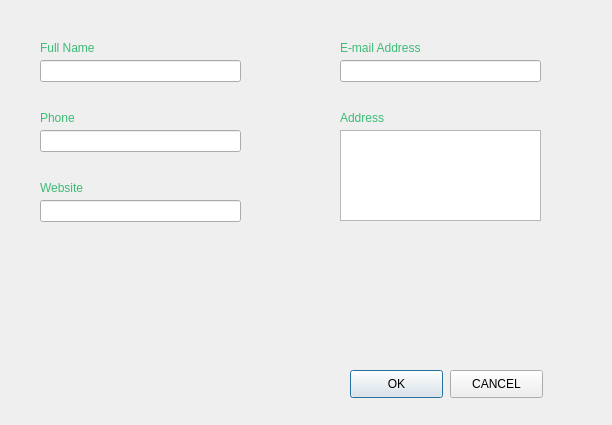
<?xml version="1.0" encoding="UTF-8"?>
<ui version="4.0">
 <class>basicinfo</class>
 <widget class="QDialog" name="basicinfo">
  <property name="geometry">
   <rect>
    <x>0</x>
    <y>0</y>
    <width>612</width>
    <height>425</height>
   </rect>
  </property>
  <property name="windowTitle">
   <string>Dialog</string>
  </property>
  <widget class="QLineEdit" name="name">
   <property name="geometry">
    <rect>
     <x>40</x>
     <y>60</y>
     <width>201</width>
     <height>22</height>
    </rect>
   </property>
  </widget>
  <widget class="QLabel" name="label">
   <property name="geometry">
    <rect>
     <x>40</x>
     <y>40</y>
     <width>81</width>
     <height>16</height>
    </rect>
   </property>
   <property name="autoFillBackground">
    <bool>false</bool>
   </property>
   <property name="styleSheet">
    <string notr="true">color:#3cbb76;</string>
   </property>
   <property name="text">
    <string>Full Name</string>
   </property>
  </widget>
  <widget class="QLineEdit" name="email">
   <property name="geometry">
    <rect>
     <x>340</x>
     <y>60</y>
     <width>201</width>
     <height>22</height>
    </rect>
   </property>
  </widget>
  <widget class="QLabel" name="label_2">
   <property name="geometry">
    <rect>
     <x>340</x>
     <y>40</y>
     <width>91</width>
     <height>16</height>
    </rect>
   </property>
   <property name="styleSheet">
    <string notr="true">color:#3cbb76;</string>
   </property>
   <property name="text">
    <string>E-mail Address</string>
   </property>
  </widget>
  <widget class="QLabel" name="label_3">
   <property name="geometry">
    <rect>
     <x>40</x>
     <y>110</y>
     <width>81</width>
     <height>16</height>
    </rect>
   </property>
   <property name="styleSheet">
    <string notr="true">color:#3cbb76;</string>
   </property>
   <property name="text">
    <string>Phone</string>
   </property>
  </widget>
  <widget class="QLabel" name="label_4">
   <property name="geometry">
    <rect>
     <x>340</x>
     <y>110</y>
     <width>81</width>
     <height>16</height>
    </rect>
   </property>
   <property name="styleSheet">
    <string notr="true">color:#3cbb76;</string>
   </property>
   <property name="text">
    <string>Address</string>
   </property>
  </widget>
  <widget class="QLabel" name="label_6">
   <property name="geometry">
    <rect>
     <x>40</x>
     <y>180</y>
     <width>81</width>
     <height>16</height>
    </rect>
   </property>
   <property name="styleSheet">
    <string notr="true">color:#3cbb76;</string>
   </property>
   <property name="text">
    <string>Website</string>
   </property>
  </widget>
  <widget class="QLineEdit" name="phone">
   <property name="geometry">
    <rect>
     <x>40</x>
     <y>130</y>
     <width>201</width>
     <height>22</height>
    </rect>
   </property>
  </widget>
  <widget class="QLineEdit" name="website">
   <property name="geometry">
    <rect>
     <x>40</x>
     <y>200</y>
     <width>201</width>
     <height>22</height>
    </rect>
   </property>
  </widget>
  <widget class="QTextEdit" name="address">
   <property name="geometry">
    <rect>
     <x>340</x>
     <y>130</y>
     <width>201</width>
     <height>91</height>
    </rect>
   </property>
  </widget>
  <widget class="QPushButton" name="pushButton">
   <property name="geometry">
    <rect>
     <x>350</x>
     <y>370</y>
     <width>93</width>
     <height>28</height>
    </rect>
   </property>
   <property name="text">
    <string>OK</string>
   </property>
  </widget>
  <widget class="QPushButton" name="pushButton_3">
   <property name="geometry">
    <rect>
     <x>450</x>
     <y>370</y>
     <width>93</width>
     <height>28</height>
    </rect>
   </property>
   <property name="text">
    <string>CANCEL</string>
   </property>
  </widget>
 </widget>
 <resources/>
 <connections/>
</ui>
